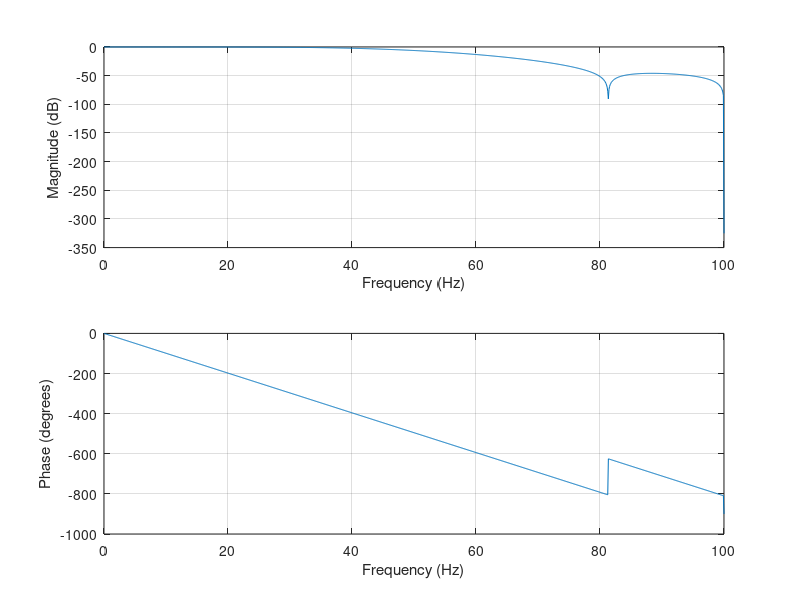
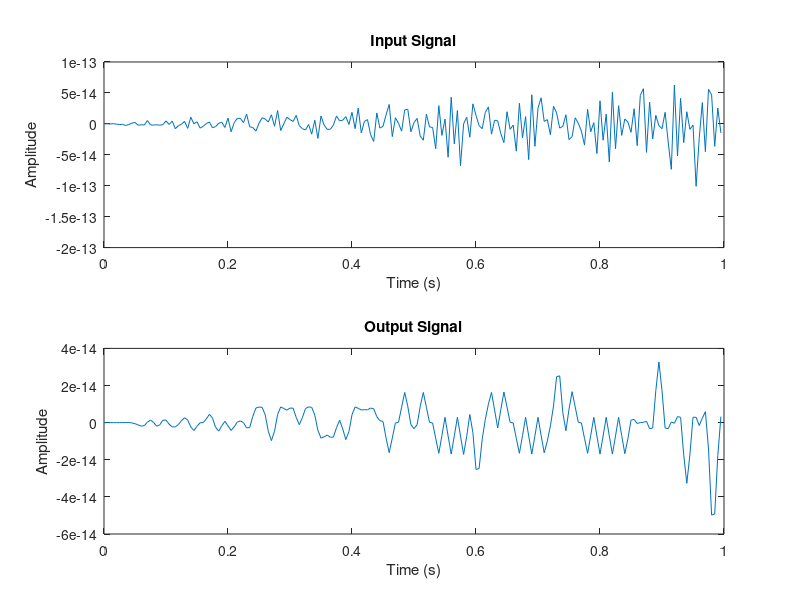

These charts were generated, in order, by the following MATLAB code:
clc
clear all;
close all;

% Define filter specifications
Fs = 200;           % Sampling frequency (Hz)
cutoff = 50;        % Filter cutoff frequency (Hz)
order = 11;          % Filter order

% Design filter coefficients
b = fir1(order, cutoff/(Fs/2));

% Plot filter frequency response
freqz(b, 1, 1024, Fs);

% Apply filter to input signal
t = 0:1/Fs:1-1/Fs;   % Time vector (1 second)
x = sin(2*pi*100*t);  % Input sinusoidal signal
y = filter(b, 1, x);  % Filtered output signal

% Plot input and output signals
figure;
subplot(2,1,1);
plot(t, x);
title('Input Signal');
xlabel('Time (s)');
ylabel('Amplitude');

subplot(2,1,2);
plot(t, y);
title('Output Signal');
xlabel('Time (s)');
ylabel('Amplitude');

% 
% clc;
% clear all;
% close all;
% Fs=1000;
% F1=10; F2=50; F3=80; F4=120;
% Ts=1/Fs;
% t=0:Ts:1;
% x=sin(2*pi*F1*t)+sin(2*pi*F2*t)+sin(2*pi*F3*t)+sin(2*pi*F4*t);
% subplot(2,1,1)
% plot(x);
% xlabel('time')
% ylabel('Amplitude')
% subplot(2,1,2)
% plot(abs(fft(x)))
% xlabel('Freuency')
% ylabel('Amplitude of FT')
% title('Magnitude spectrum of original signal')
% %%%%%%%% Design for FIR using windowing method
% N=151;
% Fc=60;
% wc=(2*Fc)/Fs;
% b=fir1(N,wc);
% figure;
% freqz(b,1);
% xfilter=filter(b,1,x)
% figure;
% subplot(2,1,1)
% plot(xfilter);
% subplot(2,1,2)
% plot(abs(fft(xfilter)))
% xlabel('Frequency')
% ylabel('Amplitude of FT')
% title('Magnitude spectrum of filtered signal')
